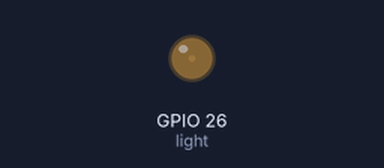
A program run on a simulated Raspberry Pi (BCM pin numbers). On the bench: output pins drawn as LEDs (lit = HIGH).

Above: at 0.05 s.
At 0.45 s:
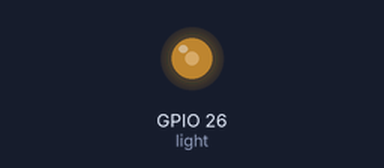
At 0.9 s:
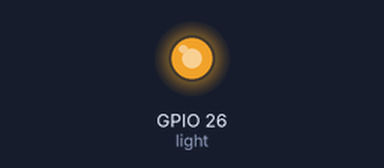
At 1.8 s:
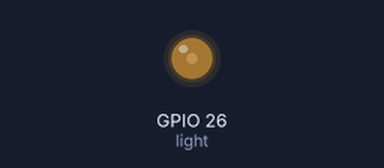
Timing chart, 0 to 4.7 s (numbered marks = the images above):
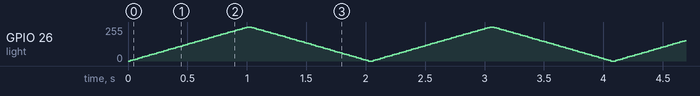

The program:

GPIO_out2.py
```python
import RPi.GPIO as GPIO
import time
GPIO.setmode(GPIO.BCM) # 设置采用BCM编号

light = 26
GPIO.setup(light, GPIO.OUT) # 初始化引脚
p = GPIO.PWM(light, 50) # 创建一个PWM实例
p.start(0) # 指定初始占空比为0

try:
    while True:
        for dc in range(0, 101, 2): # 由暗变亮，通过增加占空比实现
            p.ChangeDutyCycle(dc)
            time.sleep(0.02)
        for dc in range(100, -1, -2): # 由亮变暗，通过降低占空比实现
            p.ChangeDutyCycle(dc)
            time.sleep(0.02)
except KeyboardInterrupt:
    pass
    p.stop()
    GPIO.cleanup() # 按下ctrl+C时释放引脚
finally:
    pass
    p.stop()
    GPIO.cleanup() # 确保释放引脚
```
